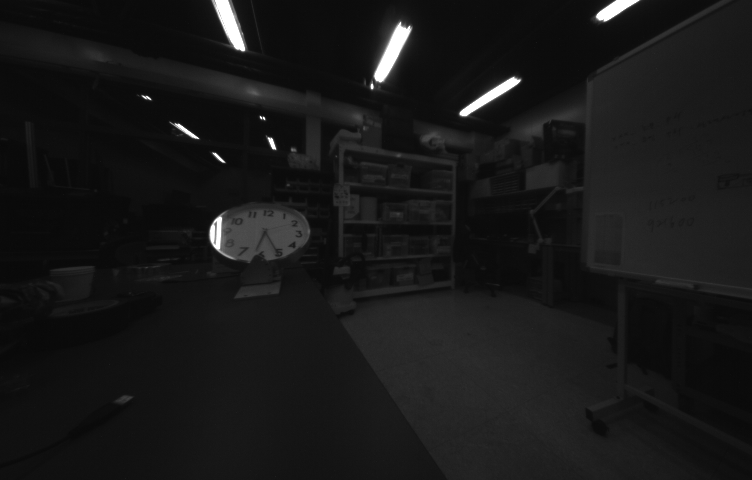
//> input picture matlab/synth/1_344/2.png, 752 x 480 px
$ ./main   (built with g++ and OpenCV 4)
//> lines starting //> are read from the running program, lines starting //| are printed output that depends on the picture; after the words box and inside, x2 and y2 are one past the last pixel; in counts of white or black regions, pixels touching at a corner belong together
### src/irp_imgeval++/img_eval.h
#pragma once
#include <string>
#include "opencv2/highgui/highgui.hpp"
#include "opencv2/imgproc/imgproc.hpp"
#include <iostream>
#include <stdio.h>
#include <time.h>
#include <numeric>
#include <cmath>
#include <algorithm>
#include <vector>

using namespace std;
using namespace cv;

class Img_eval {

public:

    //Img_eval::Img_eval ();
    //Img_eval::~Img_eval ();

    double calc_img_ent_grad (cv::Mat &img, bool visualize = false);

private:
    void img_entropy (Mat &img, Mat &entropy);
    void img_wmask (Mat &entropy, Mat &wmask);
    void img_grad (Mat &img, Mat &grad);
    void img_Gmean(Mat &grad, double &Gmean);
    void img_Emean(Mat &entropy, double &Emean);
    void img_columnSum (Mat &entropy, Mat &columnSum, Mat &mu);
    void img_Gours (Mat &Gour, Mat &Gourstmp, Mat &Gours);
	int sub_to_ind(int *coords, int *cumprod, int num_dims);
	void ind_to_sub(int p, int num_dims, const int size[],
    int *cumprod, int *coords);
	void getLocalEntropyImage(cv::Mat &gray, cv::Rect &roi, cv::Mat &entropy);
	void GammaCorrection(Mat& src, Mat& dst, float fGamma);

};

### src/irp_imgeval++/img_eval.cpp
#include "img_eval.h"
#include <math.h>
#include <iostream>
#include<fstream>
//TODO get synthtic imgs


// [158 lines left out: functions syn_grab_and_return_ewg, syn_grab_and_return_snr, _synth_img_t, _synth_img_g, CreatErf, PrintErf and 1 more, not called in this run]


double
Img_eval::calc_img_ent_grad (cv::Mat &img, bool visualize)
{
    // Convert to grayscale
    cvtColor(img, img, cv::COLOR_BGR2GRAY);
    cv::resize (img, img, cv::Size(94, 60));
    cv::Mat entropy, grad ;
	cv::Mat wmask(entropy.size(), CV_32F, 1.0); // ones
    img_entropy (img, entropy);
    img_wmask (entropy, wmask);
    img_grad (img, grad);
    getPSNR(img, img);

    double Gmean, Emean;
    img_Gmean (grad, Gmean);
    img_Emean (entropy, Emean);

	//printf("Gradient sss is %d %d \n", wcols, wrows) ;

	Mat gradW = grad > Gmean * 0.01;
	gradW *= 1;
    gradW.convertTo (gradW, CV_32F, 1.0 / 255.0);


    double satparam = -4.8; //determine the satuation ratio
	Mat columnSum, mu;
    img_columnSum (entropy, columnSum, mu);
	Mat Smask = satparam * Gmean * wmask;  //Smask == Sval, how to - value
    Mat Gour = ((gradW.mul(grad))+ Smask) ;

	Mat Gourstmp1, Gourstmp2;
    double Gours;
    img_Gours (Gour, Gourstmp1, Gourstmp2, Gours);
//     std::cout << "Gradsum=  " << Gmean * img.cols * img.rows <<" mean" << Gmean <<"SatSum= " << Gours-(Gmean * img.cols * img.rows) << " Gours= " << Gours << "img size = " << img.size() << std::endl;
//     cv::waitKey(1);

    if (visualize) {
        cv::resize (img, img, cv::Size(752, 480));
//	    cv::namedWindow("Original", cv::WINDOW_AUTOSIZE);
	    cv::namedWindow("Entropy Mask", cv::WINDOW_AUTOSIZE);
//	    cv::namedWindow("Entropy Filter", cv::WINDOW_AUTOSIZE);
	    cv::namedWindow("Gradient Image", cv::WINDOW_AUTOSIZE);
//	    cv::imshow("Original", img);
	    cv::imshow("Entropy Mask", wmask);  //dst
//	    cv::imshow("Entropy Filter", entropy);
	    cv::imshow("Gradient Image",grad);
        /// Wait until user exits the program
        cv::waitKey(10);

    }

    return Gours;
}


void
Img_eval::img_entropy (Mat &img, Mat &entropy)
{
    //Calculate Entropy Filter
    cv::Rect roi (0, 0, img.cols, img.rows);
    //cv::Mat dst (img.rows, img.cols, CV_32F);
    cv::Mat dst = Mat::zeros(img.rows, img.cols, CV_32F); // init with zero padded

    getLocalEntropyImage (img, roi, dst);
//     std::cout << "Entropy:  " << dst <<std::endl;
    cv::normalize (dst, dst, 0, 1, cv::NORM_MINMAX);
    dst.convertTo (entropy, CV_32F, 1.0);

    //imshow("Entropy", entropy);
}

void
Img_eval::img_wmask (Mat &entropy, Mat &wmask)
{
    // Create Entropy binary mask, wmask == [rs, cs]
	Mat wmasktmp1(entropy.size(), CV_32F, 0.);
    Mat wmasktmp2(entropy.size(), CV_32F, 0.);

 	wmasktmp1 = entropy > 0.01;
    Mat tmp1; // 1 1 1 ...
    wmasktmp1.convertTo(tmp1, CV_32F, 0.0/-255.0);
    wmask = tmp1;
    wmasktmp2 = entropy <=  0.01;
    Mat tmp2;
    wmasktmp2.convertTo(tmp2, CV_32F, 1.0/255.0);

    wmask = tmp2;
}


void
Img_eval::img_grad (Mat &img, Mat &grad)
{
    // calculate Gradient (sobel)
  	cv::Mat Gx, Gy; double ksize= 1;
    Mat abs_grad_x, abs_grad_y;
    cv::Sobel(img, Gx, CV_8U, 1, 0, ksize);
    convertScaleAbs( Gx, abs_grad_x );
	cv::Sobel(img, Gy, CV_8U, 0, 1, ksize);
 	convertScaleAbs( Gy, abs_grad_y );
	addWeighted( abs_grad_x, 1.49999 , abs_grad_y, 1.49999, 0, grad );

    grad.convertTo(grad , CV_32F, 1.0/255.0);
    // std::cout << "grad:  " << grad <<std::endl;
}

// [46 lines left out: functions img_Gmean, img_Emean, img_columnSum, img_Gours, not called in this run]


// [8 lines of commented-out code are left out]

int
Img_eval::sub_to_ind (int *coords, int *cumprod, int num_dims)
{
    int index = 0;
    int k;

    assert(coords != NULL);
    assert(cumprod != NULL);
    assert(num_dims > 0);

    for (k = 0; k < num_dims; k++) {
        index += coords[k] * cumprod[k];
    }

    return index;
}


void
Img_eval::ind_to_sub (int p, int num_dims, const int size[],
                      int *cumprod, int *coords)
{
    int j;

    assert(num_dims > 0);
    assert(coords != NULL);
    assert(cumprod != NULL);

    for (j = num_dims - 1; j >= 0; j--) {
        coords[j] = p / cumprod[j];
        p = p % cumprod[j];
    }
}

void
Img_eval::getLocalEntropyImage (cv::Mat &gray, cv::Rect &roi, cv::Mat &entropy)
{
    using namespace cv;
    clock_t func_begin, func_end;
    func_begin = clock();
    //1.define nerghbood model,here it's 9*9
    int neighbood_dim = 2;
    int neighbood_size[] = {3, 3};

    //2.Pad gray_src
    Mat gray_src_mat(gray);
    Mat pad_mat;
    int left = (neighbood_size[0] - 1) / 2;  // 9 = > 4 , 5 => 2 ,  3 => 1
    int right = left;
    int top = (neighbood_size[1] - 1) / 2;
    int bottom = top;
    copyMakeBorder(gray_src_mat, pad_mat, top, bottom, left, right, BORDER_REPLICATE, 0);
    Mat *pad_src = &pad_mat;
    roi = cv::Rect(roi.x + top, roi.y + left, roi.width, roi.height);

    //3.initial neighbood object,reference to Matlab build-in neighbood object system
    //        int element_num = roi_rect.area();
    //here,implement a histogram by ourself ,each bin calcalate gray value frequence
    int hist_count[256] = {0};
    int neighbood_num = 1;
    for (int i = 0; i < neighbood_dim; i++)
        neighbood_num *= neighbood_size[i];

    //neighbood_corrds_array is a neighbors_num-by-neighbood_dim array containing relative offsets
    int *neighbood_corrds_array = (int *)malloc(sizeof(int)*neighbood_num * neighbood_dim);
    //Contains the cumulative product of the image_size array;used in the sub_to_ind and ind_to_sub calculations.
    int *cumprod = (int *)malloc(neighbood_dim * sizeof(*cumprod));
    cumprod[0] = 1;
    for (int i = 1; i < neighbood_dim; i++)
        cumprod[i] = cumprod[i - 1] * neighbood_size[i - 1];
    int *image_cumprod = (int*)malloc(2 * sizeof(*image_cumprod));
    image_cumprod[0] = 1;
    image_cumprod[1] = pad_src->cols;
    //initialize neighbood_corrds_array
    int p;
    int q;
    int *coords;
    for (p = 0; p < neighbood_num; p++){
        coords = neighbood_corrds_array + p * neighbood_dim;
        ind_to_sub(p, neighbood_dim, neighbood_size, cumprod, coords);
        for (q = 0; q < neighbood_dim; q++)
            coords[q] -= (neighbood_size[q] - 1) / 2;
    }
    //initlalize neighbood_offset in use of neighbood_corrds_array
    int *neighbood_offset = (int *)malloc(sizeof(int) * neighbood_num);
    int *elem;
    for (int i = 0; i < neighbood_num; i++){
        elem = neighbood_corrds_array + i * neighbood_dim;
        neighbood_offset[i] = sub_to_ind(elem, image_cumprod, 2);
    }

    //4.calculate entropy for pixel
    uchar *array = (uchar *)pad_src->data;
    //here,use entroy_table to avoid frequency log function which cost losts of time
    float entroy_table[10];  // 9 = > 82 , 5 => 26, 3 => 10
    const float log2 = log(2.0f);
    entroy_table[0] = 0.0;
    float frequency = 0;
    for (int i = 1; i < 10; i++){  // 82, 50, 26, 10
        frequency = (float)i / 9;  // 9, 8, 5, 3
        entroy_table[i] = frequency * (log(frequency) / log2);

    }

    int neighbood_index;
    //        int max_index=pad_src->cols*pad_src->rows;
    float e;
    int current_index = 0;
    int current_index_in_origin = 0;
    for (int y = roi.y; y < roi.height; y++){
        current_index = y * pad_src->cols;
        current_index_in_origin = (y - 1) * gray.cols; //     neighbood_size[1]  9->4, 7->3, 5->2 3 -> 1
//cerr << "yy = " << y  << "gray = " << (y - 4) * gray.cols << endl;
        for (int x = roi.x; x < roi.width; x++, current_index++, current_index_in_origin++) {
            for (int j = 0; j<neighbood_num; j++) {
                neighbood_index = current_index + neighbood_offset[j];
                hist_count[array[neighbood_index]]++;


            }
            //get entropy
            e = 0;
            for (int k = 0; k < 256; k++){
                if (hist_count[k] != 0){
                    //                                        int frequency=hist_count[k];
                    e -= entroy_table[hist_count[k]];
                    hist_count[k] = 0;
                }
            }
            ((float *)entropy.data)[current_index_in_origin] = e;
        }
    }

    free(neighbood_offset);
    free(image_cumprod);
    free(cumprod);
    free(neighbood_corrds_array);

    func_end = clock();
    //double func_time = (double)(func_end - func_begin) / CLOCKS_PER_SEC;
    //std::cout << "func time  " << func_time << std::endl;
}

//void Img_eval::GammaCorrection(Mat& src, Mat& dst, float fGamma)
//{
//    CV_Assert(src.data);

//    // accept only char type matrices
//    CV_Assert(src.depth() != sizeof(uchar));

//    // build look up table
//    unsigned char lut[256];
//    for (int i = 0; i < 256; i++)
//    {
//        lut[i] = saturate_cast<uchar>(pow((float)(i / 255.0 ), fGamma / 100) * 255.0f);
//    }

//    dst = src.clone();
//    const int channels = dst.channels();
//    switch (channels)
//    {
//        case 2:
//        {
//            MatIterator_<uchar> it, end;
//            for (it = dst.begin<uchar>(), end = dst.end<uchar>(); it != end; it++)
//            //*it = pow((float)(((*it))/255.0), fGamma) * 255.0;
//            *it = lut[(*it)];
//            break;
//        }
//        case 3:
//        {
//            MatIterator_<Vec3b> it, end;
//            for (it = dst.begin<Vec3b>(), end = dst.end<Vec3b>(); it != end; it++)
//            {
//            (*it)[0] = lut[((*it)[0])];
//            (*it)[1] = lut[((*it)[1])];
//            (*it)[2] = lut[((*it)[2])];
//        }
//            break;
//        }
//    }
//}

### src/testers/img_evaluator/main.cpp
#include <iostream>
#include <sstream>
#include <fstream>

#include <math.h>

#include "irp_imgeval++/img_eval.h"


using namespace std;

int main(int argc, char** argv)
{

    cv::Mat eval_img;
    Img_eval eval;
    eval_img = cv::imread ("../../data/2.png", 1);
//> eval_img is the input picture: 480 rows x 752 cols, CV_8UC3; min 8, max 255, mean 24
	Mat resized;
	cv::resize (eval_img, eval_img, cv::Size(188, 120));
//> eval_img: 120 rows x 188 cols, CV_8UC3
    if (!eval_img.data) {
        std::cout << "Error <path_to_image>" << std::endl;
        return -1;
    }
    double ewg = eval.calc_img_ent_grad (eval_img, true);
//> the loop in getLocalEntropyImage, `for (int y = roi.y; y < roi.height; y++)` made 59 passes
//> (current_index, current_index_in_origin, neighbood_index, e) on passes 1 to 12: (189, 93, 285, 1.44), (285, 187, 381, 1.45), (381, 281, 477, 0.764), (477, 375, 573, 1.35), (573, 469, 669, 1.35), (669, 563, 765, 1.22), (765, 657, 861, 1.22), (861, 751, 957, 1.53), (957, 845, 1053, 1.44), (1053, 939, 1149, 1.22), (1149, 1033, 1245, 0.503), (1245, 1127, 1341, 0.503)
//> after the loop in getLocalEntropyImage, `for (int y = roi.y; y < roi.height; y++)`: current_index = 5757; current_index_in_origin = 5545; neighbood_index = 5853; e = 1.35
//> in img_entropy, `getLocalEntropyImage (img, roi, dst);`:
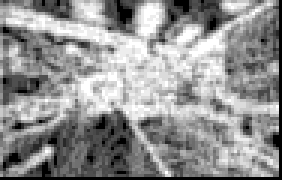
//> dst: 60 rows x 94 cols, CV_32FC1 (shown 3 times larger); min 0, max 3.17, mean 1.82; drawn with min black and max white
//> in img_entropy, `getLocalEntropyImage (img, roi, dst);`: roi = Rect(1, 1, 94, 60)
//> in img_wmask, `wmasktmp1 = entropy > 0.01;`:
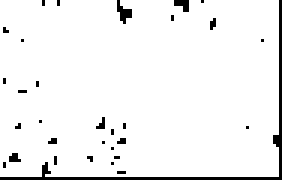
//> wmasktmp1: 60 rows x 94 cols, CV_8UC1 (shown 3 times larger); 95.1% white; black in thin lines or dots
//> in img_wmask, `wmasktmp1.convertTo(tmp1, CV_32F, 0.0/-255.0);`: tmp1: 60 rows x 94 cols, CV_32FC1; every value is 0
//> in img_wmask, `wmasktmp2 = entropy <=  0.01;`: wmasktmp2: 60 rows x 94 cols, CV_8UC1; 4.9% white in thin lines or dots
//> in img_wmask, `wmasktmp2.convertTo(tmp2, CV_32F, 1.0/255.0);`: tmp2: 60 rows x 94 cols, CV_32FC1; values 0 (black) and 1 (white), 4.9% white in thin lines or dots
//> in img_grad, `cv::Sobel(img, Gx, CV_8U, 1, 0, ksize);`:
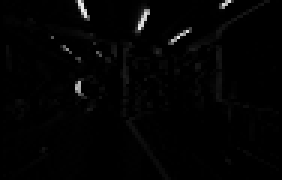
//> Gx: 60 rows x 94 cols, CV_8UC1 (shown 3 times larger); min 0, max 238, mean 3.3
//> in img_grad, `cv::Sobel(img, Gy, CV_8U, 0, 1, ksize);`:
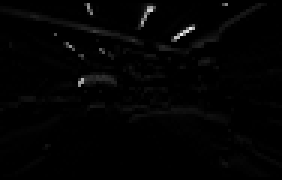
//> Gy: 60 rows x 94 cols, CV_8UC1 (shown 3 times larger); min 0, max 236, mean 3.2
//> in img_grad, `addWeighted( abs_grad_x, 1.49999 , abs_grad_y, 1.49999, 0, grad );`:
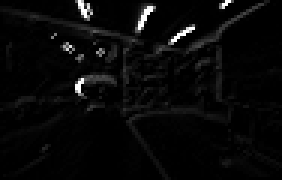
//> grad: 60 rows x 94 cols, CV_8UC1 (shown 3 times larger); min 0, max 255, mean 8.4
//> (the run ends here: the program needs code that is not available in this run, at `getPSNR(img, img);`)

$ run again, with matlab/synth/1_344/100.png copied over matlab/synth/1_344/2.png
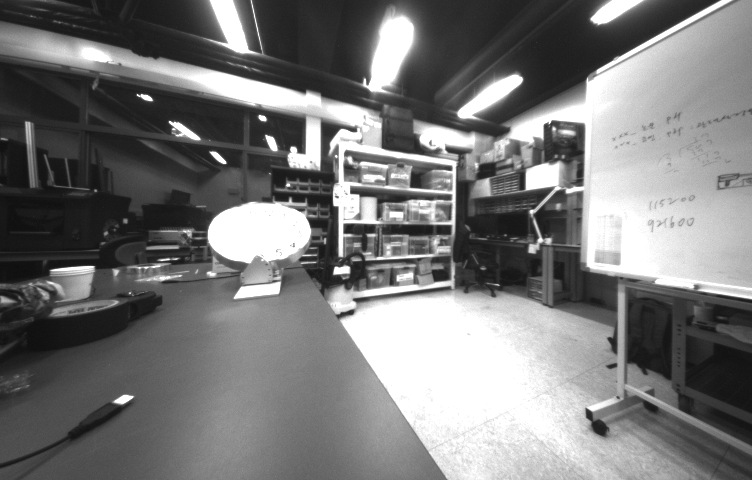
//> input picture matlab/synth/1_344/100.png, 752 x 480 px
//> eval_img is the input picture: 480 rows x 752 cols, CV_8UC3; min 14, max 255, mean 120.5
//> eval_img: 120 rows x 188 cols, CV_8UC3
//> the loop in getLocalEntropyImage, `for (int y = roi.y; y < roi.height; y++)` made 59 passes
//> (current_index, current_index_in_origin, neighbood_index, e) on passes 1 to 8: (189, 93, 285, 2.28), (285, 187, 381, 2.95), (381, 281, 477, 2.42), (477, 375, 573, 3.17), (573, 469, 669, 2.95), (669, 563, 765, 2.73), (765, 657, 861, 2.95), (861, 751, 957, 3.17)
//> after the loop in getLocalEntropyImage, `for (int y = roi.y; y < roi.height; y++)`: current_index = 5757; current_index_in_origin = 5545; neighbood_index = 5853; e = 3.17
//> in img_entropy, `getLocalEntropyImage (img, roi, dst);`: roi = Rect(1, 1, 94, 60)
//> in img_wmask, `wmasktmp1 = entropy > 0.01;`:
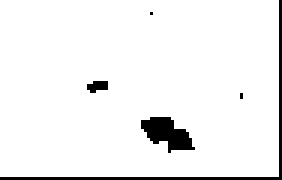
//> wmasktmp1: 60 rows x 94 cols, CV_8UC1 (shown 3 times larger); 94.7% white; 5 black regions (2 under 20 px), largest, box (x1, y1, x2, y2) and area: (0, 0, 94, 60) 153, (47, 39, 65, 51) 124, (29, 27, 36, 31) 21
//> tmp1: 60 rows x 94 cols, CV_32FC1; every value is 0
//> in img_grad, `addWeighted( abs_grad_x, 1.49999 , abs_grad_y, 1.49999, 0, grad );`:
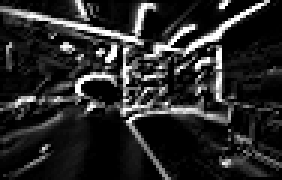
//> grad: 60 rows x 94 cols, CV_8UC1 (shown 3 times larger); min 0, max 255, mean 40.8
